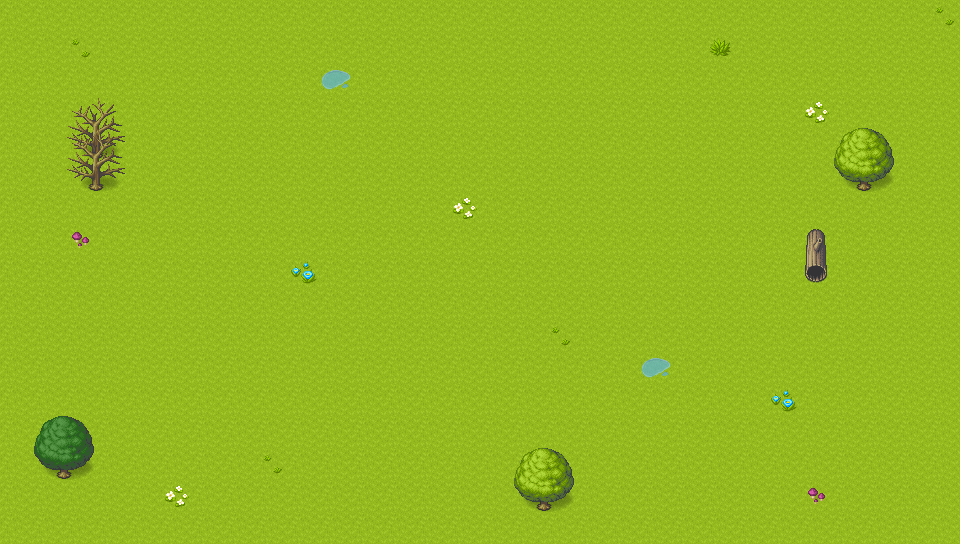

Rendered tile map (Tiled .tmx) drawn with the repository's tilesets; below, a short description and the full map source, tile grids included:
An orthogonal 30x17 tile map with 32x32 px tiles, 4 tile layers (floor, water, decorations, obstacles), 2 tilesets.

<map version="1.9" tiledversion="1.9.2" orientation="orthogonal" renderorder="right-down" width="30" height="17" tilewidth="32" tileheight="32" infinite="0" nextlayerid="6" nextobjectid="1">
 <tileset firstgid="1" source="[A]Water_pipo.tsx" />
 <tileset firstgid="3073" source="[Base]BaseChip_pipo.tsx" />
 <layer id="2" name="floor" width="30" height="17">
  <data encoding="csv">
3073,3073,3073,3073,3073,3073,3073,3073,3073,3073,3073,3073,3073,3073,3073,3073,3073,3073,3073,3073,3073,3073,3073,3073,3073,3073,3073,3073,3073,3073,
3073,3073,3073,3073,3073,3073,3073,3073,3073,3073,3073,3073,3073,3073,3073,3073,3073,3073,3073,3073,3073,3073,3073,3073,3073,3073,3073,3073,3073,3073,
3073,3073,3073,3073,3073,3073,3073,3073,3073,3073,3073,3073,3073,3073,3073,3073,3073,3073,3073,3073,3073,3073,3073,3073,3073,3073,3073,3073,3073,3073,
3073,3073,3073,3073,3073,3073,3073,3073,3073,3073,3073,3073,3073,3073,3073,3073,3073,3073,3073,3073,3073,3073,3073,3073,3073,3073,3073,3073,3073,3073,
3073,3073,3073,3073,3073,3073,3073,3073,3073,3073,3073,3073,3073,3073,3073,3073,3073,3073,3073,3073,3073,3073,3073,3073,3073,3073,3073,3073,3073,3073,
3073,3073,3073,3073,3073,3073,3073,3073,3073,3073,3073,3073,3073,3073,3073,3073,3073,3073,3073,3073,3073,3073,3073,3073,3073,3073,3073,3073,3073,3073,
3073,3073,3073,3073,3073,3073,3073,3073,3073,3073,3073,3073,3073,3073,3073,3073,3073,3073,3073,3073,3073,3073,3073,3073,3073,3073,3073,3073,3073,3073,
3073,3073,3073,3073,3073,3073,3073,3073,3073,3073,3073,3073,3073,3073,3073,3073,3073,3073,3073,3073,3073,3073,3073,3073,3073,3073,3073,3073,3073,3073,
3073,3073,3073,3073,3073,3073,3073,3073,3073,3073,3073,3073,3073,3073,3073,3073,3073,3073,3073,3073,3073,3073,3073,3073,3073,3073,3073,3073,3073,3073,
3073,3073,3073,3073,3073,3073,3073,3073,3073,3073,3073,3073,3073,3073,3073,3073,3073,3073,3073,3073,3073,3073,3073,3073,3073,3073,3073,3073,3073,3073,
3073,3073,3073,3073,3073,3073,3073,3073,3073,3073,3073,3073,3073,3073,3073,3073,3073,3073,3073,3073,3073,3073,3073,3073,3073,3073,3073,3073,3073,3073,
3073,3073,3073,3073,3073,3073,3073,3073,3073,3073,3073,3073,3073,3073,3073,3073,3073,3073,3073,3073,3073,3073,3073,3073,3073,3073,3073,3073,3073,3073,
3073,3073,3073,3073,3073,3073,3073,3073,3073,3073,3073,3073,3073,3073,3073,3073,3073,3073,3073,3073,3073,3073,3073,3073,3073,3073,3073,3073,3073,3073,
3073,3073,3073,3073,3073,3073,3073,3073,3073,3073,3073,3073,3073,3073,3073,3073,3073,3073,3073,3073,3073,3073,3073,3073,3073,3073,3073,3073,3073,3073,
3073,3073,3073,3073,3073,3073,3073,3073,3073,3073,3073,3073,3073,3073,3073,3073,3073,3073,3073,3073,3073,3073,3073,3073,3073,3073,3073,3073,3073,3073,
3073,3073,3073,3073,3073,3073,3073,3073,3073,3073,3073,3073,3073,3073,3073,3073,3073,3073,3073,3073,3073,3073,3073,3073,3073,3073,3073,3073,3073,3073,
3073,3073,3073,3073,3073,3073,3073,3073,3073,3073,3073,3073,3073,3073,3073,3073,3073,3073,3073,3073,3073,3073,3073,3073,3073,3073,3073,3073,3073,3073
</data>
 </layer>
 <layer id="3" name="water" width="30" height="17">
  <data encoding="csv">
0,0,0,0,0,0,0,0,0,0,0,0,0,0,0,0,0,0,0,0,0,0,0,0,0,0,0,0,0,0,
0,0,0,0,0,0,0,0,0,0,0,0,0,0,0,0,0,0,0,0,0,0,0,0,0,0,0,0,0,0,
0,0,0,0,0,0,0,0,0,0,0,0,0,0,0,0,0,0,0,0,0,0,0,0,0,0,0,0,0,0,
0,0,0,0,0,0,0,0,0,0,0,0,0,0,0,0,0,0,0,0,0,0,0,0,0,0,0,0,0,0,
0,0,0,0,0,0,0,0,0,0,0,0,0,0,0,0,0,0,0,0,0,0,0,0,0,0,0,0,0,0,
0,0,0,0,0,0,0,0,0,0,0,0,0,0,0,0,0,0,0,0,0,0,0,0,0,0,0,0,0,0,
0,0,0,0,0,0,0,0,0,0,0,0,0,0,0,0,0,0,0,0,0,0,0,0,0,0,0,0,0,0,
0,0,0,0,0,0,0,0,0,0,0,0,0,0,0,0,0,0,0,0,0,0,0,0,0,0,0,0,0,0,
0,0,0,0,0,0,0,0,0,0,0,0,0,0,0,0,0,0,0,0,0,0,0,0,0,0,0,0,0,0,
0,0,0,0,0,0,0,0,0,0,0,0,0,0,0,0,0,0,0,0,0,0,0,0,0,0,0,0,0,0,
0,0,0,0,0,0,0,0,0,0,0,0,0,0,0,0,0,0,0,0,0,0,0,0,0,0,0,0,0,0,
0,0,0,0,0,0,0,0,0,0,0,0,0,0,0,0,0,0,0,0,0,0,0,0,0,0,0,0,0,0,
0,0,0,0,0,0,0,0,0,0,0,0,0,0,0,0,0,0,0,0,0,0,0,0,0,0,0,0,0,0,
0,0,0,0,0,0,0,0,0,0,0,0,0,0,0,0,0,0,0,0,0,0,0,0,0,0,0,0,0,0,
0,0,0,0,0,0,0,0,0,0,0,0,0,0,0,0,0,0,0,0,0,0,0,0,0,0,0,0,0,0,
0,0,0,0,0,0,0,0,0,0,0,0,0,0,0,0,0,0,0,0,0,0,0,0,0,0,0,0,0,0,
0,0,0,0,0,0,0,0,0,0,0,0,0,0,0,0,0,0,0,0,0,0,0,0,0,0,0,0,0,0
</data>
 </layer>
 <layer id="4" name="decorations" width="30" height="17">
  <data encoding="csv">
0,0,0,0,0,0,0,0,0,0,0,0,0,0,0,0,0,0,0,0,0,0,0,0,0,0,0,0,0,3122,
0,0,3122,0,0,0,0,0,0,0,0,0,0,0,0,0,0,0,0,0,0,0,3121,0,0,0,0,0,0,0,
0,0,0,0,0,0,0,0,0,0,3133,0,0,0,0,0,0,0,0,0,0,0,0,0,0,0,0,0,0,0,
0,0,0,0,0,0,0,0,0,0,0,0,0,0,0,0,0,0,0,0,0,0,0,0,0,3125,0,0,0,0,
0,0,0,0,0,0,0,0,0,0,0,0,0,0,0,0,0,0,0,0,0,0,0,0,0,0,0,0,0,0,
0,0,0,0,0,0,0,0,0,0,0,0,0,0,0,0,0,0,0,0,0,0,0,0,0,0,0,0,0,0,
0,0,0,0,0,0,0,0,0,0,0,0,0,0,3125,0,0,0,0,0,0,0,0,0,0,0,0,0,0,0,
0,0,3130,0,0,0,0,0,0,0,0,0,0,0,0,0,0,0,0,0,0,0,0,0,0,0,0,0,0,0,
0,0,0,0,0,0,0,0,0,3127,0,0,0,0,0,0,0,0,0,0,0,0,0,0,0,0,0,0,0,0,
0,0,0,0,0,0,0,0,0,0,0,0,0,0,0,0,0,0,0,0,0,0,0,0,0,0,0,0,0,0,
0,0,0,0,0,0,0,0,0,0,0,0,0,0,0,0,0,3122,0,0,0,0,0,0,0,0,0,0,0,0,
0,0,0,0,0,0,0,0,0,0,0,0,0,0,0,0,0,0,0,0,3133,0,0,0,0,0,0,0,0,0,
0,0,0,0,0,0,0,0,0,0,0,0,0,0,0,0,0,0,0,0,0,0,0,0,3127,0,0,0,0,0,
0,0,0,0,0,0,0,0,0,0,0,0,0,0,0,0,0,0,0,0,0,0,0,0,0,0,0,0,0,0,
0,0,0,0,0,0,0,0,3122,0,0,0,0,0,0,0,0,0,0,0,0,0,0,0,0,0,0,0,0,0,
0,0,0,0,0,3125,0,0,0,0,0,0,0,0,0,0,0,0,0,0,0,0,0,0,0,3130,0,0,0,0,
0,0,0,0,0,0,0,0,0,0,0,0,0,0,0,0,0,0,0,0,0,0,0,0,0,0,0,0,0,0
</data>
 </layer>
 <layer id="5" name="obstacles" width="30" height="17">
  <data encoding="csv">
0,0,0,0,0,0,0,0,0,0,0,0,0,0,0,0,0,0,0,0,0,0,0,0,0,0,0,0,0,0,
0,0,0,0,0,0,0,0,0,0,0,0,0,0,0,0,0,0,0,0,0,0,0,0,0,0,0,0,0,0,
0,0,0,0,0,0,0,0,0,0,0,0,0,0,0,0,0,0,0,0,0,0,0,0,0,0,0,0,0,0,
0,0,3087,3088,0,0,0,0,0,0,0,0,0,0,0,0,0,0,0,0,0,0,0,0,0,0,0,0,0,0,
0,0,3103,3104,0,0,0,0,0,0,0,0,0,0,0,0,0,0,0,0,0,0,0,0,0,0,3081,3082,0,0,
0,0,3095,3096,0,0,0,0,0,0,0,0,0,0,0,0,0,0,0,0,0,0,0,0,0,0,3089,3090,0,0,
0,0,0,0,0,0,0,0,0,0,0,0,0,0,0,0,0,0,0,0,0,0,0,0,0,0,0,0,0,0,
0,0,0,0,0,0,0,0,0,0,0,0,0,0,0,0,0,0,0,0,0,0,0,0,0,3136,0,0,0,0,
0,0,0,0,0,0,0,0,0,0,0,0,0,0,0,0,0,0,0,0,0,0,0,0,0,3144,0,0,0,0,
0,0,0,0,0,0,0,0,0,0,0,0,0,0,0,0,0,0,0,0,0,0,0,0,0,0,0,0,0,0,
0,0,0,0,0,0,0,0,0,0,0,0,0,0,0,0,0,0,0,0,0,0,0,0,0,0,0,0,0,0,
0,0,0,0,0,0,0,0,0,0,0,0,0,0,0,0,0,0,0,0,0,0,0,0,0,0,0,0,0,0,
0,0,0,0,0,0,0,0,0,0,0,0,0,0,0,0,0,0,0,0,0,0,0,0,0,0,0,0,0,0,
0,3083,3084,0,0,0,0,0,0,0,0,0,0,0,0,0,0,0,0,0,0,0,0,0,0,0,0,0,0,0,
0,3091,3092,0,0,0,0,0,0,0,0,0,0,0,0,0,3081,3082,0,0,0,0,0,0,0,0,0,0,0,0,
0,0,0,0,0,0,0,0,0,0,0,0,0,0,0,0,3089,3090,0,0,0,0,0,0,0,0,0,0,0,0,
0,0,0,0,0,0,0,0,0,0,0,0,0,0,0,0,0,0,0,0,0,0,0,0,0,0,0,0,0,0
</data>
 </layer>
</map>
